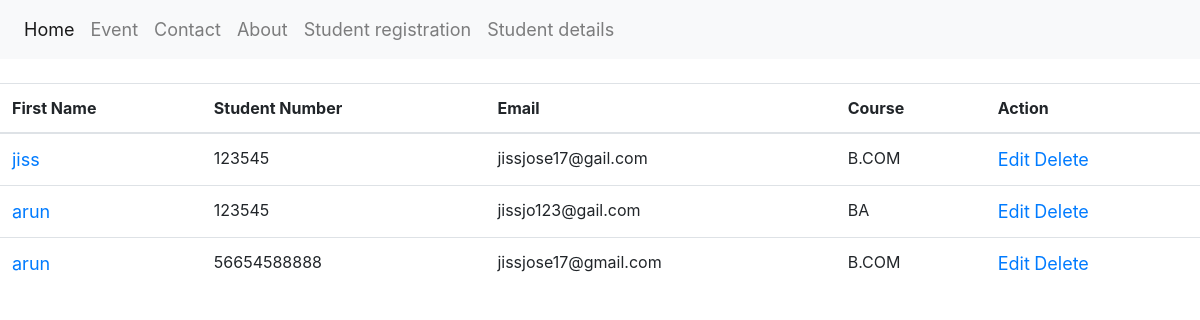
The page /students/ on the database its author committed.
### clg_app/models.py (models this page shows)
class studentform(models.Model):
    studentfname=models.CharField(max_length=50)
    studentlname=models.CharField(max_length=50)
    studentnumber=models.IntegerField()
    studentemail=models.EmailField()
    studentgender=models.CharField(max_length=50)
    studentdob=models.DateField()
    studentusername=models.CharField(max_length=50)
    studentpassword=models.IntegerField()
    studentaddress=models.CharField(max_length=50)
    studentcourse=models.CharField(max_length=50)
    studentimage=models.ImageField(upload_to='image/')

### clg_app/views.py (the view)
# urls.py: path('students/', views.show_students, name='show_students'),
def show_students(request):
    students = studentform.objects.all()
    return render(request, 'student_table.html', {'students': students})

### clg_app/templates/student_table.html (shortened to what this page needs)
<!DOCTYPE html>
<html lang="en">
<head>
    <link rel="stylesheet" href="https://cdn.jsdelivr.net/npm/bootstrap@4.0.0/dist/css/bootstrap.min.css">
</head>
<body>
    <nav class="navbar navbar-expand-lg navbar-light bg-light" >
        <div class="collapse navbar-collapse" id="navbarNav">
          <ul class="navbar-nav">
            <li class="nav-item active">
              <a class="nav-link" href="{% url 'homepage' %}">Home <span class="sr-only">(current)</span></a>
            </li>
            <li class="nav-item">
              <a class="nav-link" href="{% url 'eventpage' %}">Event</a>
            </li>
            <li class="nav-item">
              <a class="nav-link" href="{% url 'contactpage' %}">Contact</a>
            </li>
            <li class="nav-item">
              <a class="nav-link" href="{% url 'aboutpage' %}">About</a>
            </li>
            <li class="nav-item">
              <a class="nav-link" href="{% url 'registerpage' %}">Student registration</a>
            </li>
            <li class="nav-item">
              <a class="nav-link" href="{% url 'show_students' %}">Student details</a>
            </li>
          </ul>
        </div>
      </nav>
      <br>
   <section>
    <table class="table">
      <thead>
          <tr>
              <th>First Name</th>
              <th>Student Number</th>
              <th>Email</th>
              <th>Course</th>
              <th>Action</th>
          </tr>
      </thead>
      <tbody>
          {% for student in students %}
              <tr>
                  <td><a href="{% url 'profile' student.id %}">{{ student.studentfname }}</a></td>
                  <td>{{ student.studentnumber }}</td>
                  <td>{{ student.studentemail }}</td>
                  <td>{{ student.studentcourse }}</td>
                  <td>
                    <a href="{% url 'editpage' student.id %}">Edit</a>
                    <a href="{% url 'deletefunction' student.id %}">Delete</a>
                  </td>
              </tr>
          {% endfor %}
      </tbody>
  </table>
   </section>
</body>
</html>

### clg_app/templates/student_table.html (style rules this page uses)
a { font-size: large; }

### rows shown on the page
studentform: studentfname "jiss", studentnumber "123545", studentemail "jissjose17@gail.com", studentcourse "B.COM"
studentform: studentfname "arun", studentnumber "123545", studentemail "jissjo123@gail.com", studentcourse "BA"
studentform: studentfname "arun", studentnumber "56654588888", studentemail "jissjose17@gmail.com", studentcourse "B.COM"
